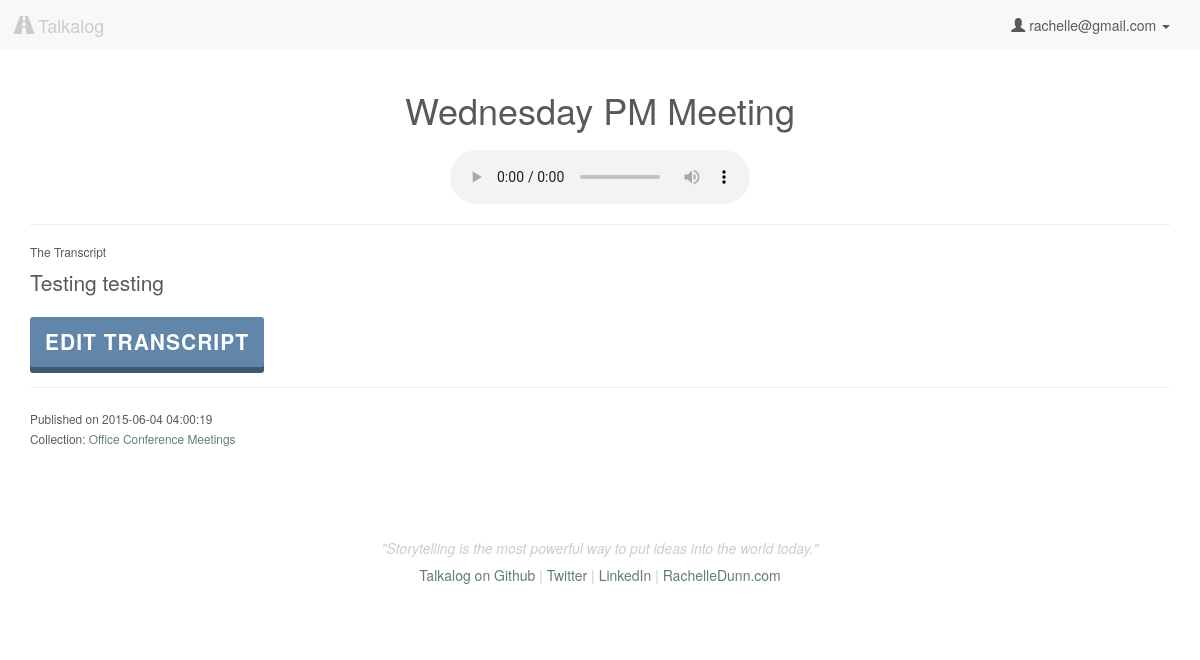
The page /listen/6 (signed in) on the database as committed earlier.
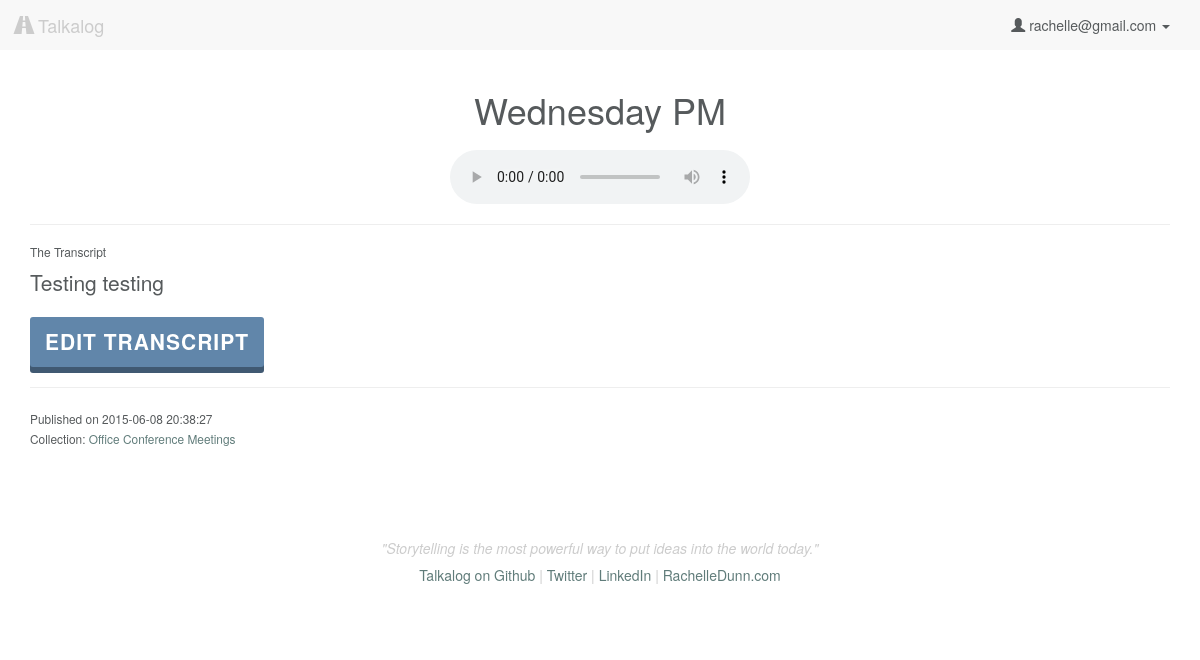
The same page on the database as committed later.
### model.py (models this page shows, shortened)
class Upload(db.Model):
    __tablename__ = "Uploads"
    id = db.Column(db.Integer, autoincrement=True, primary_key=True)
    user_id = db.Column(db.Integer, db.ForeignKey('Users.id'), nullable=False)
    title = db.Column(db.String, nullable=False, default=db.func.now())
    path = db.Column(db.String(50))
    mimetype = db.Column(db.String(50), default='wav') # wav, jpg, mp3
    datetime = db.Column(db.DateTime, default=db.func.now(), onupdate=db.func.now()) # set datetime to current timestamp
    transcript = db.Column(db.Text)
    user = db.relationship("User", backref=db.backref("uploads", order_by=id))

### server.py (the view)
@app.route('/listen/<int:id>')
def listen_audio(id):
	"""Show more information about the single user logged in."""
	if 'email' in session:
		user_email = session['email']
		user = User.query.filter_by(email=user_email).first()
		this_file = Upload.query.filter_by(id=id).first()
		cu = this_file.collectionsuploads
		print 'CollectionsUploads: ', cu
		collection = [cu.collection for cu in cu]
		print 'This is the parent collection: ', collection
		collect_users = []
		for c in collection:
			for i in c.collectionsusers:
				print 'what is i', i
				collect_users.append(i.user_id)
		if (this_file.user_id == user.id) or (user.id in collect_users):
			return render_template('listen.html', user=user, upload=this_file,
				upload_folder=UPLOAD_FOLDER)
		else:
			flash('You don\'t have access to view this page')
			return redirect('/')
	else:
		flash('You must be logged in to access this page.')
		return redirect('/')

### model.py (called while the page is built)
    def __repr__(self):
        return "<Collection id: %s user_id: %s title: %s>" % (
        self.id, self.user_id, self.title)

    def __repr__(self):
        return "<CollectionsUploads id: %s collection_id: %s upload_id: %s>" % (
        self.id, self.collection_id, self.upload_id)

### templates/listen.html (shortened to what this page needs)
{% extends 'base.html' %}
{% block content %}
    <h1 id="upload-title" upload-id="{{ upload.id }}" class="text-center">{{ upload.title }}</h1>
    <audio controls>
        <source src="{{ upload_folder }}/{{ upload.path }}" type="audio/wav">
    </audio>
    <hr>
    <h6>The Transcript</h6>
    <div class="transcript-body lead">
    {% if upload.transcript %}
        {{ upload.transcript|safe }}
        <button type="button" class="button edit-transcript" data-toggle="modal" data-target="#myModal">Edit Transcript</button>
    {% else %}
        <button id="load" class="button">Generate Transcript</button>
        <div id="transcript-content"> </div>
    {% endif %}
    </div>
    <hr>
    <p><small>Published on {{ upload.datetime }}<br>
    {% if upload.collectionsuploads %}
        Collection:
        {% for uc in upload.collectionsuploads %}
            <a href="/collection/{{ uc.collection.id }}">{{ uc.collection.title }}</a>
        {% endfor %}
    {% endif %}
    </small></p>
{% endblock %}

Rows that differ between the two databases and show on the page:
changed Upload "Testing testing": title "Wednesday PM Meeting" → "Wednesday PM"; datetime "2015-06-04 04:00:19" → "2015-06-08 20:38:27"
